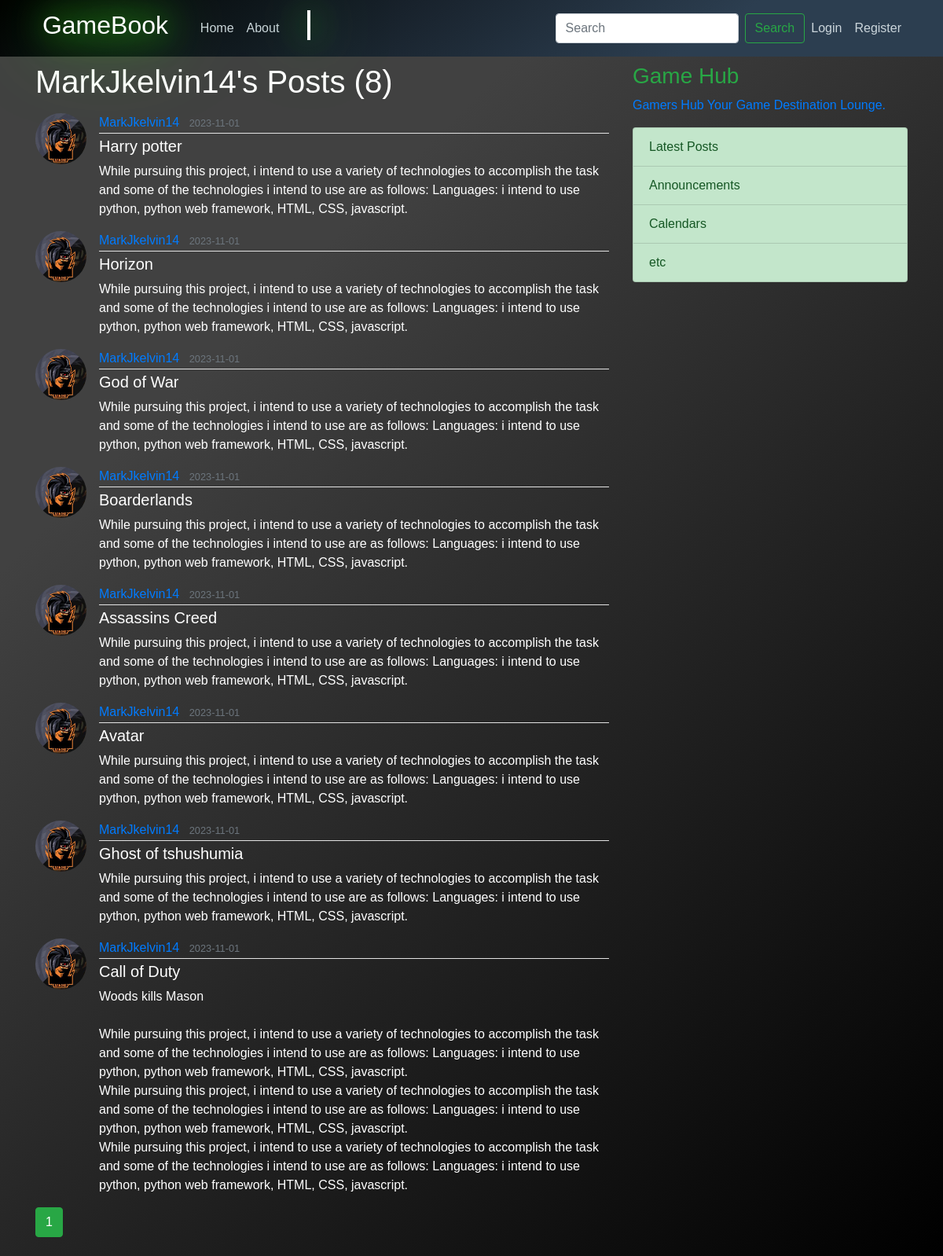
Page /user/MarkJkelvin14 on the committed database.
### gamebook/models.py (models this page shows, shortened)
class User(db.Model, UserMixin):
	id = db.Column(db.Integer, primary_key=True)
	username = db.Column(db.String(20), unique=True, nullable=False)
	email = db.Column(db.String(120), unique=True, nullable=False)
	image_file = db.Column(db.String(20), nullable=False, default='default.jpg')
	password = db.Column(db.String(60), nullable=False)
	contact = db.Column(db.String(10), nullable=False)
	posts = db.relationship('Post', backref='author', lazy=True)

class Post(db.Model):
	id = db.Column(db.Integer, primary_key=True)
	title = db.Column(db.String(100), nullable=False)
	date_posted = db.Column(db.DateTime, nullable=False, default=datetime.utcnow)
	content = db.Column(db.Text, nullable=False)
	user_id = db.Column(db.Integer, db.ForeignKey('user.id'), nullable=False)

### gamebook/users/routes.py (the view)
@users.route("/user/<string:username>")
def user_posts(username):
	page = request.args.get('page', 1, type=int)
	user = User.query.filter_by(username=username).first_or_404()
	posts = Post.query.filter_by(author=user)\
		.order_by(Post.date_posted.desc())\
		.paginate(page=page, per_page=20)
	return render_template('user_posts.html', posts=posts, user=user)

### gamebook/templates/user_posts.html
{% extends "layout.html" %}
{% block content %}
	<h1 class="text-white mb-3">{{ user.username }}'s Posts ({{ posts.total }})</h1>
	{% for post in posts.items %}
		<article class="media">
			<img class ="rounded-circle article-img" src="{{ url_for('static', filename='profile_pic/' + post.author.image_file) }}">
		  <div class="media-body">
		    <div class="article-metadata">
		      <a class="mr-2" href="{{ url_for('users.user_posts', username=post.author.username) }}">{{ post.author.username }}</a>
		      <small class="text-secondary">{{ post.date_posted.strftime('%Y-%m-%d') }}</small>
		    </div>
		    <h5><a class="article-title" href="{{ url_for('posts.post', post_id=post.id) }}">{{ post.title }}</a></h5>
		    <p class="article-content">{{ post.content }}</p>
		  </div>
		</article>
	{% endfor %}
	{% for page_num in posts.iter_pages(left_edge=1, right_edge=1, left_current=1, right_current=2) %}
		{% if page_num %}
			{% if posts.page == page_num %}
				<a class="btn btn-success mb-4" href="{{ url_for('users.user_posts', username=user.username, page=page_num) }}">{{ page_num }}</a>
			{% else %}
				<a class="btn btn-outline-success mb-4" href="{{ url_for('users.user_posts', username=user.username, page=page_num) }}">{{ page_num }}</a>
			{% endif %}
		{% else %}
			...
		{% endif %}
	{% endfor %}
{% endblock content %}

### gamebook/static/main.css (style rules this page uses)
body { background-color: #000000; background-image: linear-gradient(315deg, #000000 0%, #414141 74%); margin-top: 5rem; }
h1, h2, h3, h4, h5, h6 { color: #444444; }
.article-title { color: #FFFFFF; }
.article-content { white-space: pre-line; color: #FFFFFF; }
.article-img { height: 65px; width: 65px; margin-right: 16px; }
.article-metadata { padding-bottom: 1px; margin-bottom: 4px; border-bottom: 1px solid #e3e3e3 }

### gamebook/static/style2.css (style rules this page uses)
* { margin: 0; padding: 0; box-sizing: border-box; font-family: 'Poppins', sans-serif; }
body { display: flex; }

### rows in the picture
User: username "MarkJkelvin14"
Post: image_file (picture), author.username "MarkJkelvin14", date_posted "2023-11-01", title "Harry potter", content "While pursuing this project, i intend to use a variety of technologies to accomplish the task and some of the technologies i intend to use are as follows: Languages: i intend to use python, python web framework, HTML, CSS, javascript."
Post: image_file (picture), author.username "MarkJkelvin14", date_posted "2023-11-01", title "Horizon", content "While pursuing this project, i intend to use a variety of technologies to accomplish the task and some of the technologies i intend to use are as follows: Languages: i intend to use python, python web framework, HTML, CSS, javascript."
Post: image_file (picture), author.username "MarkJkelvin14", date_posted "2023-11-01", title "God of War", content "While pursuing this project, i intend to use a variety of technologies to accomplish the task and some of the technologies i intend to use are as follows: Languages: i intend to use python, python web framework, HTML, CSS, javascript."
Post: image_file (picture), author.username "MarkJkelvin14", date_posted "2023-11-01", title "Boarderlands", content "While pursuing this project, i intend to use a variety of technologies to accomplish the task and some of the technologies i intend to use are as follows: Languages: i intend to use python, python web framework, HTML, CSS, javascript."
Post: image_file (picture), author.username "MarkJkelvin14", date_posted "2023-11-01", title "Assassins Creed", content "While pursuing this project, i intend to use a variety of technologies to accomplish the task and some of the technologies i intend to use are as follows: Languages: i intend to use python, python web framework, HTML, CSS, javascript."
Post: image_file (picture), author.username "MarkJkelvin14", date_posted "2023-11-01", title "Avatar", content "While pursuing this project, i intend to use a variety of technologies to accomplish the task and some of the technologies i intend to use are as follows: Languages: i intend to use python, python web framework, HTML, CSS, javascript."
Post: image_file (picture), author.username "MarkJkelvin14", date_posted "2023-11-01", title "Ghost of tshushumia", content "While pursuing this project, i intend to use a variety of technologies to accomplish the task and some of the technologies i intend to use are as follows: Languages: i intend to use python, python web framework, HTML, CSS, javascript."
Post: image_file (picture), author.username "MarkJkelvin14", date_posted "2023-11-01", title "Call of Duty", content "Woods kills Mason While pursuing this project, i intend to use a variety of technologies to accomplish the task and some of the technologies i intend to use are as follows: Languages: i intend to use python, python web framework, HTML, CSS, javascript. While pursuing this project, i intend to use a variety of technologies to accomplish the task and some of the technologies i intend to use are as follows: Languages: i intend to use python, python web framework, HTML, CSS, javascript. While pursuing this project, i intend to use a variety of technologies to accomplish the task and some of the technologies i intend to use are as follows: Languages: i intend to use python, python web framework,…"

### other values in the picture
{{ posts.total }} "8"
{{ page_num }} "1"
